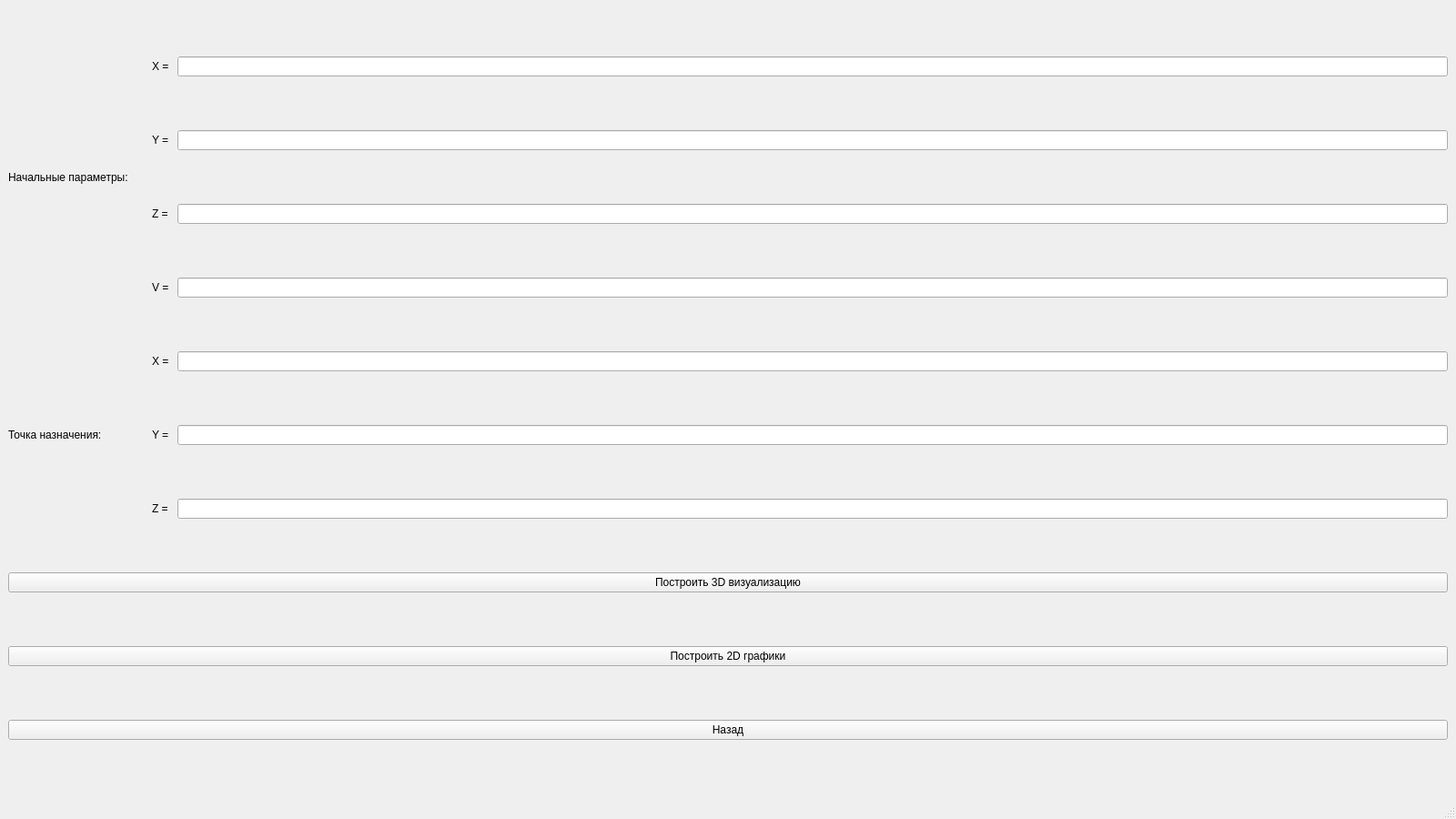
<?xml version="1.0" encoding="UTF-8"?>
<ui version="4.0">
 <class>FirstMod</class>
 <widget class="QMainWindow" name="FirstMod">
  <property name="geometry">
   <rect>
    <x>0</x>
    <y>0</y>
    <width>1600</width>
    <height>900</height>
   </rect>
  </property>
  <property name="windowTitle">
   <string>MainWindow</string>
  </property>
  <widget class="QWidget" name="centralwidget">
   <layout class="QGridLayout" name="gridLayout">
    <item row="0" column="1">
     <widget class="QLabel" name="label">
      <property name="text">
       <string>X = </string>
      </property>
     </widget>
    </item>
    <item row="0" column="2">
     <widget class="QLineEdit" name="lineEdit_X_start"/>
    </item>
    <item row="1" column="1">
     <widget class="QLabel" name="label_3">
      <property name="text">
       <string>Y =</string>
      </property>
     </widget>
    </item>
    <item row="1" column="2">
     <widget class="QLineEdit" name="lineEdit_Y_start"/>
    </item>
    <item row="2" column="1">
     <widget class="QLabel" name="label_4">
      <property name="text">
       <string>Z = </string>
      </property>
     </widget>
    </item>
    <item row="2" column="2">
     <widget class="QLineEdit" name="lineEdit_Z_start"/>
    </item>
    <item row="3" column="1">
     <widget class="QLabel" name="label_7">
      <property name="text">
       <string>V = </string>
      </property>
     </widget>
    </item>
    <item row="3" column="2">
     <widget class="QLineEdit" name="lineEdit_V_target"/>
    </item>
    <item row="4" column="1">
     <widget class="QLabel" name="label_12">
      <property name="text">
       <string>X = </string>
      </property>
     </widget>
    </item>
    <item row="4" column="2">
     <widget class="QLineEdit" name="lineEdit_X_end"/>
    </item>
    <item row="5" column="1">
     <widget class="QLabel" name="label_13">
      <property name="text">
       <string>Y = </string>
      </property>
     </widget>
    </item>
    <item row="5" column="2">
     <widget class="QLineEdit" name="lineEdit_Y_end"/>
    </item>
    <item row="6" column="1">
     <widget class="QLabel" name="label_14">
      <property name="text">
       <string>Z = </string>
      </property>
     </widget>
    </item>
    <item row="6" column="2">
     <widget class="QLineEdit" name="lineEdit_Z_end"/>
    </item>
    <item row="0" column="0" rowspan="4">
     <widget class="QLabel" name="label_2">
      <property name="text">
       <string>Начальные параметры:      </string>
      </property>
     </widget>
    </item>
    <item row="4" column="0" rowspan="3">
     <widget class="QLabel" name="label_11">
      <property name="text">
       <string>Точка назначения:</string>
      </property>
     </widget>
    </item>
    <item row="7" column="0" colspan="3">
     <widget class="QPushButton" name="btnStart">
      <property name="text">
       <string>Построить 3D визуализацию</string>
      </property>
     </widget>
    </item>
    <item row="8" column="0" colspan="3">
     <widget class="QPushButton" name="btnMod3">
      <property name="text">
       <string>Построить 2D графики</string>
      </property>
     </widget>
    </item>
    <item row="9" column="0" colspan="3">
     <widget class="QPushButton" name="btnBack">
      <property name="text">
       <string>Назад</string>
      </property>
     </widget>
    </item>
   </layout>
  </widget>
  <widget class="QMenuBar" name="menubar">
   <property name="geometry">
    <rect>
     <x>0</x>
     <y>0</y>
     <width>1600</width>
     <height>18</height>
    </rect>
   </property>
  </widget>
  <widget class="QStatusBar" name="statusbar"/>
 </widget>
 <resources/>
 <connections/>
</ui>
